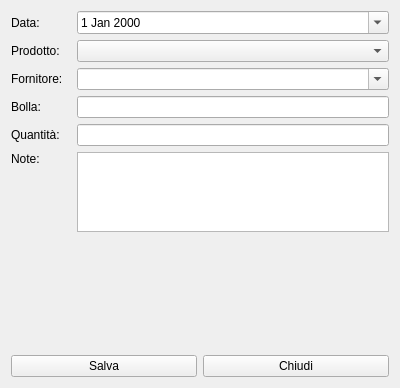
<?xml version="1.0" encoding="UTF-8"?>
<ui version="4.0">
 <class>FtContainerLoad</class>
 <widget class="QWidget" name="FtContainerLoad">
  <property name="windowModality">
   <enum>Qt::ApplicationModal</enum>
  </property>
  <property name="geometry">
   <rect>
    <x>0</x>
    <y>0</y>
    <width>400</width>
    <height>388</height>
   </rect>
  </property>
  <property name="windowTitle">
   <string>Carico</string>
  </property>
  <layout class="QVBoxLayout" name="verticalLayout_2">
   <item>
    <layout class="QHBoxLayout" name="horizontalLayout_2">
     <item>
      <widget class="QLabel" name="label_2">
       <property name="maximumSize">
        <size>
         <width>60</width>
         <height>16777215</height>
        </size>
       </property>
       <property name="text">
        <string>Data:</string>
       </property>
      </widget>
     </item>
     <item>
      <widget class="QDateEdit" name="deDate">
       <property name="readOnly">
        <bool>false</bool>
       </property>
       <property name="calendarPopup">
        <bool>true</bool>
       </property>
      </widget>
     </item>
    </layout>
   </item>
   <item>
    <layout class="QHBoxLayout" name="horizontalLayout_5">
     <item>
      <widget class="QLabel" name="label_5">
       <property name="minimumSize">
        <size>
         <width>60</width>
         <height>0</height>
        </size>
       </property>
       <property name="maximumSize">
        <size>
         <width>60</width>
         <height>16777215</height>
        </size>
       </property>
       <property name="text">
        <string>Prodotto:</string>
       </property>
      </widget>
     </item>
     <item>
      <widget class="QComboBox" name="cbTags"/>
     </item>
    </layout>
   </item>
   <item>
    <layout class="QHBoxLayout" name="horizontalLayout"/>
   </item>
   <item>
    <layout class="QHBoxLayout" name="horizontalLayout_3">
     <item>
      <widget class="QLabel" name="label_3">
       <property name="minimumSize">
        <size>
         <width>60</width>
         <height>0</height>
        </size>
       </property>
       <property name="maximumSize">
        <size>
         <width>60</width>
         <height>16777215</height>
        </size>
       </property>
       <property name="text">
        <string>Fornitore:</string>
       </property>
      </widget>
     </item>
     <item>
      <widget class="QComboBox" name="cbSupplier">
       <property name="editable">
        <bool>true</bool>
       </property>
       <property name="insertPolicy">
        <enum>QComboBox::NoInsert</enum>
       </property>
      </widget>
     </item>
    </layout>
   </item>
   <item>
    <layout class="QHBoxLayout" name="horizontalLayout_4">
     <item>
      <widget class="QLabel" name="label_4">
       <property name="minimumSize">
        <size>
         <width>60</width>
         <height>0</height>
        </size>
       </property>
       <property name="maximumSize">
        <size>
         <width>60</width>
         <height>16777215</height>
        </size>
       </property>
       <property name="text">
        <string>Bolla:</string>
       </property>
      </widget>
     </item>
     <item>
      <widget class="QLineEdit" name="leBolla"/>
     </item>
    </layout>
   </item>
   <item>
    <layout class="QHBoxLayout" name="horizontalLayout_6">
     <item>
      <widget class="QLabel" name="label_6">
       <property name="minimumSize">
        <size>
         <width>60</width>
         <height>0</height>
        </size>
       </property>
       <property name="maximumSize">
        <size>
         <width>60</width>
         <height>16777215</height>
        </size>
       </property>
       <property name="text">
        <string>Quantità:</string>
       </property>
      </widget>
     </item>
     <item>
      <widget class="QLineEdit" name="leAmount"/>
     </item>
    </layout>
   </item>
   <item>
    <layout class="QHBoxLayout" name="horizontalLayout_7">
     <item>
      <widget class="QLabel" name="label_7">
       <property name="minimumSize">
        <size>
         <width>60</width>
         <height>0</height>
        </size>
       </property>
       <property name="maximumSize">
        <size>
         <width>60</width>
         <height>16777215</height>
        </size>
       </property>
       <property name="text">
        <string>Note:</string>
       </property>
       <property name="alignment">
        <set>Qt::AlignLeading|Qt::AlignLeft|Qt::AlignTop</set>
       </property>
      </widget>
     </item>
     <item>
      <layout class="QVBoxLayout" name="verticalLayout">
       <item>
        <widget class="QTextEdit" name="teNote">
         <property name="maximumSize">
          <size>
           <width>16777215</width>
           <height>80</height>
          </size>
         </property>
        </widget>
       </item>
       <item>
        <spacer name="verticalSpacer">
         <property name="orientation">
          <enum>Qt::Vertical</enum>
         </property>
         <property name="sizeHint" stdset="0">
          <size>
           <width>20</width>
           <height>40</height>
          </size>
         </property>
        </spacer>
       </item>
      </layout>
     </item>
    </layout>
   </item>
   <item>
    <layout class="QHBoxLayout" name="horizontalLayout_8">
     <item>
      <widget class="QPushButton" name="pbSave">
       <property name="text">
        <string>Salva</string>
       </property>
       <property name="icon">
        <iconset resource="resources.qrc">
         <normaloff>:/resources/icons/save-icon.png</normaloff>:/resources/icons/save-icon.png</iconset>
       </property>
       <property name="iconSize">
        <size>
         <width>32</width>
         <height>32</height>
        </size>
       </property>
      </widget>
     </item>
     <item>
      <widget class="QPushButton" name="pbClose">
       <property name="text">
        <string>Chiudi</string>
       </property>
       <property name="icon">
        <iconset resource="resources.qrc">
         <normaloff>:/resources/icons/Actions-window-close-icon.png</normaloff>:/resources/icons/Actions-window-close-icon.png</iconset>
       </property>
       <property name="iconSize">
        <size>
         <width>32</width>
         <height>32</height>
        </size>
       </property>
      </widget>
     </item>
    </layout>
   </item>
  </layout>
 </widget>
 <resources>
  <include location="resources.qrc"/>
 </resources>
 <connections/>
</ui>
